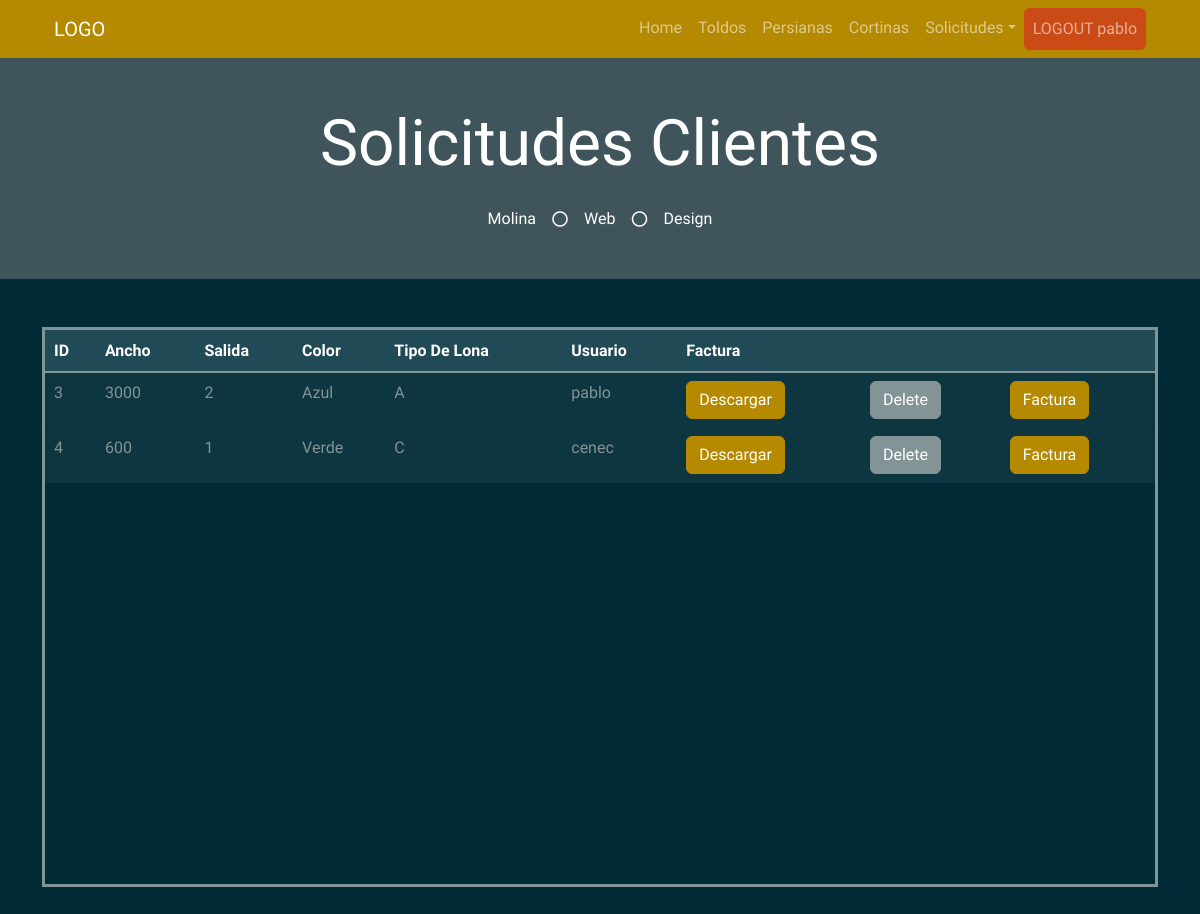
Page /solicitudes_admin (signed in) on the committed database.
### myapp/models.py (models this page shows)
    class PresupuestoToldo(db.Model):
        __tablename__ = "PresupuestoToldo"  # Nombre de la tabla que se crea
        PresupuestoToldo_id = db.Column("presupuestoToldo_id", db.Integer, Sequence(
            'presupuestoToldo_id_seq'),  primary_key=True)
        Ancho = db.Column(db.String(20))
        Salida = db.Column(db.Integer)
        Color = db.Column(db.String(30))
        TipoLona = db.Column(db.String(30))
        Usu = db.Column(db.String(30))

### myapp/views.py (the view)
    @app.route("/solicitudes_admin", methods=["GET", "POST"])
    def solicitudes_admin():
        list_solicitud = db_access["list_solicitudes"]
        solicitudes = list_solicitud()
        usuario = session['usuario']
        usu = usuario
        return render_template("solicitudes_admin.html", solicitudes=solicitudes, usu=usu, os=os)

### myapp/templates/solicitudes_admin.html (shortened to what this page needs)
<!DOCTYPE html>
<html>
<head>
    <link href="https://cdn.jsdelivr.net/npm/bootstrap@5.1.3/dist/css/bootstrap.min.css" rel="stylesheet"
>
    <link rel="stylesheet" href="../static/style/bootstrap.min(8).css">
</head>
<body>
    {% include 'includes/navbar.html' %}
    <div class="jumbotron jumbotron-fluid bg-jumbotron" style=" background-color: rgba(128, 128, 128, 0.5);">
        <div class="container text-center py-5">
            <h3 class="text-white display-3 mb-4">Solicitudes Clientes</h3>
            <div class="d-inline-flex align-items-center text-white">
                <p class="m-0">Molina</p>
                <i class="far fa-circle px-3"></i>
                <p class="m-0">Web</p>
                <i class="far fa-circle px-3"></i>
                <p class="m-0">Design</p>
            </div>
        </div>
    </div>
    <div class="container my-5">
        <div style=" overflow:auto;  height: 70vh; border-style: solid;">
            <table class="table table-bordered mx-auto">
                <thead class="table-dark">
                    <tr class="table-active">
                        <th>ID</th>
                        <th>Ancho</th>
                        <th>Salida</th>
                        <th>Color</th>
                        <th>Tipo De Lona</th>
                        <th>Usuario</th>
                        <th>Factura</th>
                        <th></th>
                        <th></th>
                    </tr>
                </thead>
                <tbody>
                    {% for solicitud in solicitudes %}
                    <tr>
                        <td> {{ solicitud.PresupuestoToldo_id }} </td>
                        <td> {{ solicitud.Ancho }} </td>
                        <td> {{ solicitud.Salida }} </td>
                        <td> {{ solicitud.Color }} </td>
                        <td> {{ solicitud.TipoLona }} </td>
                        <td> {{ solicitud.Usu }} </td>
                        <td><a class="btn btn-primary"
                                href="/download_pdf/{{solicitud.PresupuestoToldo_id}}">Descargar</a></td>
                        <form id="deletForm" action="/delete_solicitud/{{solicitud.PresupuestoToldo_id}}" method="post">
                            <td> <input type="submit" value="Delete" class="btn btn-secondary" /></td>
                        </form>
                        <td> <a class="btn btn-primary"
                                href="/create_factura/{{solicitud.PresupuestoToldo_id}}">Factura</a></td>
                    </tr>
                    {% endfor %}
                </tbody>
            </table>
        </div>
    </div>
</body>
</html>

### myapp/templates/includes/navbar.html (shortened to what this page needs)
<link href="https://cdnjs.cloudflare.com/ajax/libs/font-awesome/5.10.0/css/all.min.css" rel="stylesheet">
<div class="container-fluid bg-primary">
    <div class="container">
        <nav class="navbar navbar-expand-lg navbar-dark">
            <div class="container-fluid">
                <a class="navbar-brand" href="/inicio">LOGO</a>
                <div class="collapse navbar-collapse" id="navbarSupportedContent">
                    <ul class="navbar-nav ms-auto mb-2 mb-lg-0">
                        <li class="nav-item">
                            <a class="nav-link " aria-current="page" href="/inicio">Home</a>
                        </li>
                        <li class="nav-item">
                            <a class="nav-link" href="/toldo">Toldos</a>
                        </li>
                        <li class="nav-item">
                            <a class="nav-link" href="/persiana">Persianas</a>
                        </li>
                        <li class="nav-item">
                            <a class="nav-link" href="/cortina">Cortinas</a>
                        </li>
                        <li class="nav-item dropdown">
                            <a class="nav-link dropdown-toggle" id="solicitudesDropdown" role="button" data-bs-toggle="dropdown" aria-expanded="false">Solicitudes</a>
                        </li>
                        <li class="nav-item">
                            <a href="/logout" class="nav-link  bg-warning btn" tabindex="-1"
                                aria-disabled="true">LOGOUT {{usu}}</a>
                        </li>
                    </ul>
                </div>
            </div>
        </nav>
    </div>
</div>

### rows in the picture
PresupuestoToldo: Usu "pablo", PresupuestoToldo_id "3", Ancho "3000", Salida "2", Color "Azul", TipoLona "A"
PresupuestoToldo: PresupuestoToldo_id "4", Ancho "600", Salida "1", Color "Verde", TipoLona "C", Usu "cenec"
